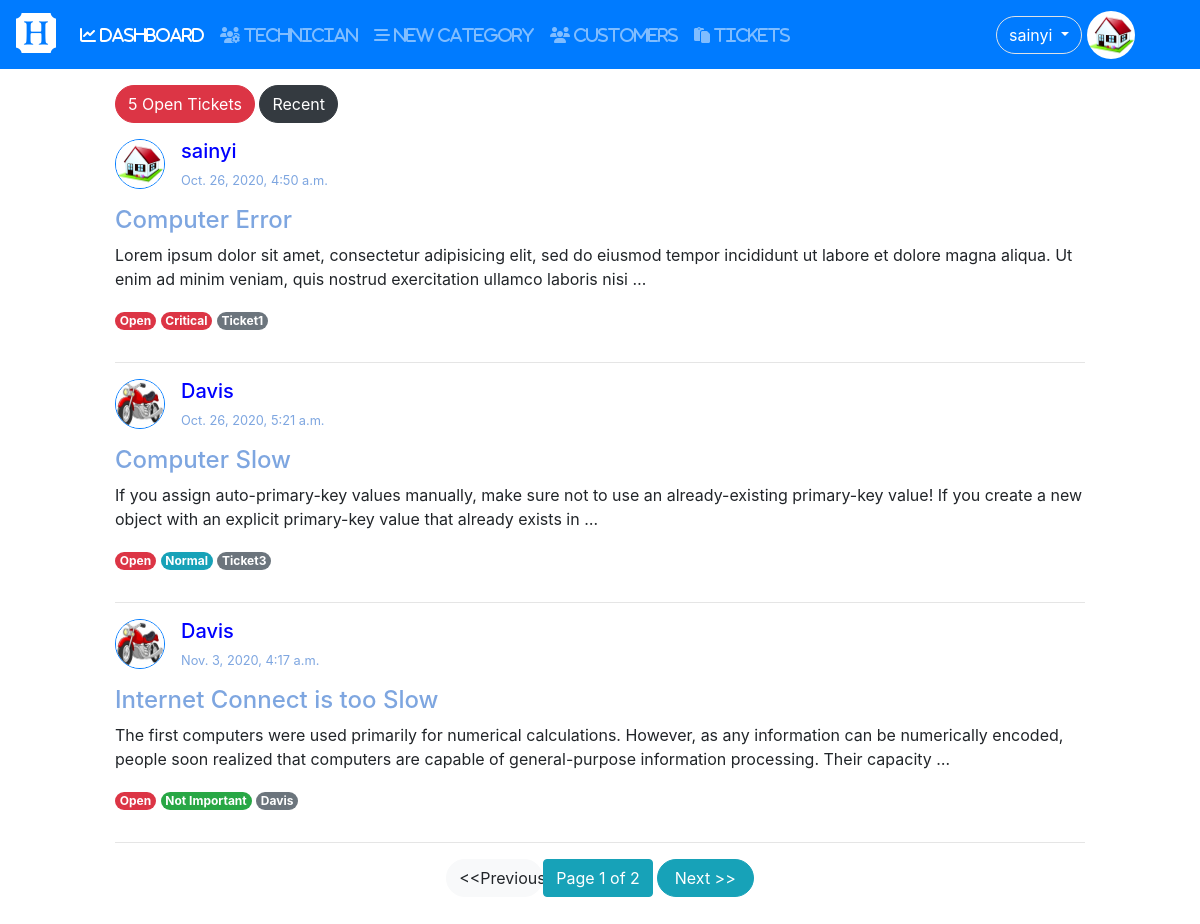
/status/open (signed in), run on an earlier commit of the app's database.
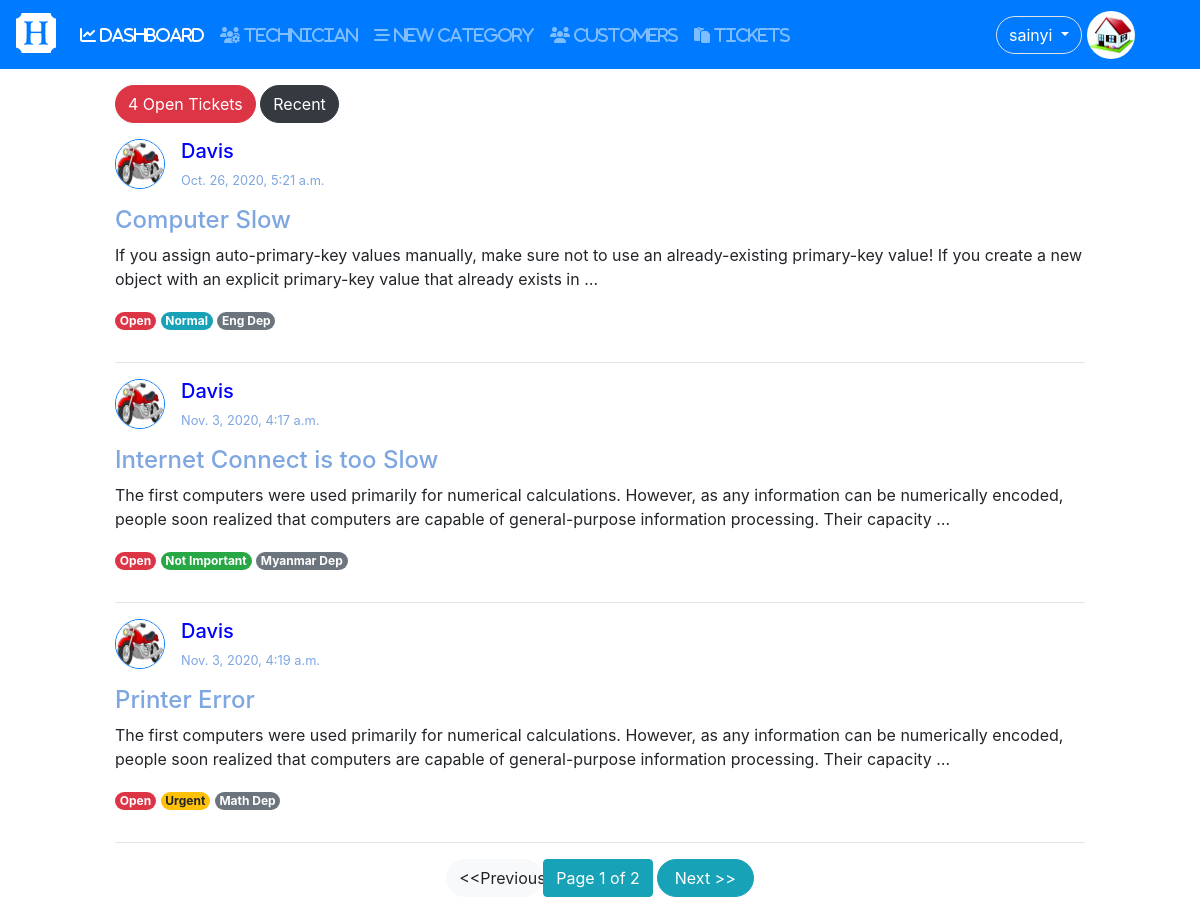
And on a later commit of the database.
### tickets/models.py (models this page shows, shortened)
class Tickets(models.Model):
	user = models.ForeignKey(User,on_delete=models.CASCADE);
	category = models.ForeignKey(Category,on_delete=models.CASCADE,blank=True,null=True);
	name = models.CharField(max_length = 200);
	subject = models.CharField(max_length = 300);
	description = models.TextField();
	attachment = models.FileField(upload_to = "tickets/files/",null=True,blank=True);
	STATUS_CHOICES = (
						('Open','open'), # (Key,value)
						('Pending','pending'),
						('Closed','closed')
					 );
	SET_PRIORITY = (
					('critical','Critical'),
					('urgent','Urgent'),
					('normal','Normal'),
					('not_important','Not Important'),
				   );
	status = models.CharField(max_length=100,choices=STATUS_CHOICES,default='Open');
	priority = models.CharField(max_length=100,choices= SET_PRIORITY,default = 'not_important');
	created = models.DateTimeField(auto_now =True);
	updated = models.DateTimeField(auto_now_add = True);

### user/models.py (models this page shows, shortened)
class Profile(models.Model):#User
	user = models.OneToOneField(settings.AUTH_USER_MODEL,on_delete=models.CASCADE);
	photo = models.ImageField(null=True,blank=True,default='default.jpg');
	birthday = models.DateField(null=True,blank=True);
	phone = models.CharField(max_length=20,null=True,blank=True);
	address = models.TextField(null=True,blank=True);
	GENDER = (
				('other','Other'), # (Key,value)
				('male','Male'),
				('female','Female')
			);
	gender = models.CharField(max_length=100,choices = GENDER,default='other');

### tickets/views.py (the view)
# urls.py: path('status/<str:status>',views.status_view,name='status-view'),
@login_required
def status_view(request,status):
	if status == 'recent':
		return redirect('dashboard');
	tickets = Tickets.objects.filter(status = status.capitalize());
	if not request.user.is_superuser and not request.user.is_staff:
		tickets = tickets.filter(user= request.user);
	number = 0;
	for _ in tickets:
		number = number+1; #tickets.count
	page_obj,tickets = paginated(request,tickets,3);
	return render(request,'tickets/status_view.html',{'tickets':tickets,
													  'status':status,
													  'number':number,
													  'page_obj':page_obj,
													  'dashboard':'active',
														});

### tickets/views.py (called while the page is built)
def paginated(request,objects,number):
	paginator = Paginator(objects,number);
	try:
		page = request.GET.get('page'); # page no variable
		page_obj =paginator.get_page(page);
		objects = paginator.page(page);
	except PageNotAnInteger:
		page_obj = paginator.get_page(1);
		objects = paginator.page(1);
	return page_obj,objects;

### tickets/templates/tickets/status_view.html
{% extends 'user/base.html' %}
{% block content %}
{% if status == 'open' %}
<div class="btn btn-danger rounded-pill">{{number}} Open Tickets</div>
{% elif status == 'pending' %}
<div class="btn btn-info rounded-pill">{{number}} Pending Tickets</div>
{% else %}
<div class="btn btn-success rounded-pill">{{number}} Closed Tickets</div>
{% endif %}
<a href="/status/recent" class="btn btn-dark rounded-pill">Recent</a>
{% include 'tickets/tickets_list.html' %}
{% include 'tickets/paginator.html' %}
{% endblock %}

### tickets/templates/tickets/tickets_list.html
<div class="mt-3">
{% for ticket in tickets %}
	<div style="
		display: inline-flex;
	"
	>
		<div>
			<img src="{{ticket.user.profile.photo.url}}" alt="profile"
			width="50" height="50"
			class="border border-primary rounded-circle mr-3"
			>
		</div>
		<div>
			<h5 style="color: blue;">{{ticket.user.username}}</h5>
			<p style="font-size: 0.8em;color: #7EA6E0;">{{ticket.updated}}</p>
		</div>
	</div>
	<a href="{% url 'ticket-detail' id=ticket.id %}"><h4 style="color: #7EA6E0">{{ticket.subject}}</h4></a>
	<p>{{ticket.description|truncatewords:30 }}</p>
	{% if ticket.status == 'Open' %}
		<div class="badge badge-danger rounded-pill">Open</div>
		{% include 'tickets/priority.html' %}
		<p class="badge badge-secondary rounded-pill">{{ticket.name}}</p>
	{% elif ticket.status == 'Pending' %}
		<div  class="badge badge-info rounded-pill">Pending</div>
		{% include 'tickets/priority.html' %}
		<p class="badge badge-secondary rounded-pill">{{ticket.name}}</p>
	{% else %}
		<div  class="badge badge-success rounded-pill">Closed</div>
		{% include 'tickets/priority.html' %}
		<p class="badge badge-secondary rounded-pill">{{ticket.name}}</p>
	{% endif %}
	<hr>
{% endfor %}
</div>

### tickets/templates/tickets/priority.html
	{% if ticket.priority == 'critical' %}
		<div class="badge badge-danger rounded-pill">Critical</div>
	{% elif ticket.priority == 'urgent' %}
		<div class="badge badge-warning rounded-pill">Urgent</div>
	{% elif ticket.priority == 'normal'  %}
		<div class="badge badge-info rounded-pill"> Normal</div>
	{% else %}
		<div class="badge badge-success rounded-pill">Not Important</div>
	{% endif %}

What changed in the data, as far as the page shows it:
no longer on this page (row edited): Tickets: user.profile.photo (picture), user.username "sainyi", updated "Oct. 26, 2020, 4:50 a.m.", subject "Computer Error", description "Lorem ipsum dolor sit amet, consectetur adipisicing elit, sed do eiusmod tempor incididunt ut labore et dolore magna aliqua. Ut enim ad minim veniam, quis nostrud exercitation ullamco laboris nisi …", priority "Critical", name "Ticket1"
changed Tickets "Computer Slow": name "Ticket3" → "Eng Dep"
changed Tickets "Internet Connect is too Slow": name "Davis" → "Myanmar Dep"
now on this page (row edited): Tickets: user.profile.photo (picture), user.username "Davis", updated "Nov. 3, 2020, 4:19 a.m.", subject "Printer Error", description "The first computers were used primarily for numerical calculations. However, as any information can be numerically encoded, people soon realized that computers are capable of general-purpose information processing. Their capacity …", priority "Urgent", name "Math Dep"
Also different on the page:
{{ number }}: "5" → "4"
